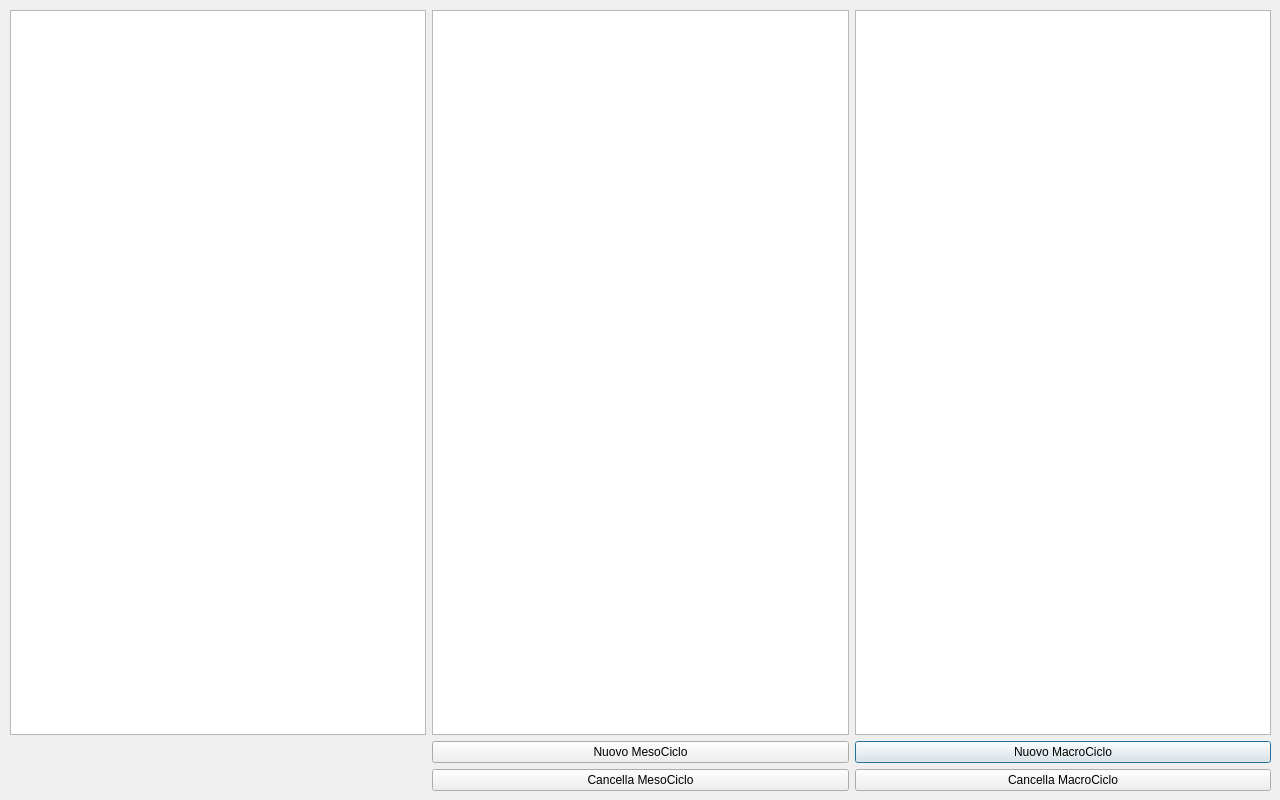
<?xml version="1.0" encoding="UTF-8"?>
<ui version="4.0">
 <class>workout_manager</class>
 <widget class="QDialog" name="workout_manager">
  <property name="geometry">
   <rect>
    <x>0</x>
    <y>0</y>
    <width>1280</width>
    <height>800</height>
   </rect>
  </property>
  <property name="sizePolicy">
   <sizepolicy hsizetype="Fixed" vsizetype="Fixed">
    <horstretch>0</horstretch>
    <verstretch>0</verstretch>
   </sizepolicy>
  </property>
  <property name="minimumSize">
   <size>
    <width>1280</width>
    <height>800</height>
   </size>
  </property>
  <property name="windowTitle">
   <string>AWM - Workout Manager</string>
  </property>
  <property name="sizeGripEnabled">
   <bool>false</bool>
  </property>
  <property name="modal">
   <bool>true</bool>
  </property>
  <widget class="QWidget" name="gridLayoutWidget">
   <property name="geometry">
    <rect>
     <x>10</x>
     <y>10</y>
     <width>1261</width>
     <height>781</height>
    </rect>
   </property>
   <layout class="QGridLayout" name="LYT_main">
    <item row="0" column="2">
     <widget class="QListView" name="LIST_wkouts_meso"/>
    </item>
    <item row="0" column="0">
     <widget class="QListView" name="LIST_wkouts_athletes"/>
    </item>
    <item row="0" column="1">
     <widget class="QListView" name="LIST_wkouts_macro"/>
    </item>
    <item row="1" column="2">
     <layout class="QVBoxLayout" name="LYT_btn_macro">
      <item>
       <widget class="QPushButton" name="BTN_macro_new">
        <property name="text">
         <string>Nuovo MacroCiclo</string>
        </property>
       </widget>
      </item>
      <item>
       <widget class="QPushButton" name="BTN_macro_del">
        <property name="text">
         <string>Cancella MacroCiclo</string>
        </property>
       </widget>
      </item>
     </layout>
    </item>
    <item row="1" column="1">
     <layout class="QVBoxLayout" name="LYT_btn_meso">
      <item>
       <widget class="QPushButton" name="BTN_meso_new">
        <property name="text">
         <string>Nuovo MesoCiclo</string>
        </property>
       </widget>
      </item>
      <item>
       <widget class="QPushButton" name="BTN_meso_del">
        <property name="text">
         <string>Cancella MesoCiclo</string>
        </property>
       </widget>
      </item>
     </layout>
    </item>
   </layout>
  </widget>
 </widget>
 <resources/>
 <connections/>
</ui>
